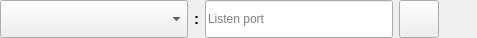
<?xml version="1.0" encoding="UTF-8"?>
<ui version="4.0">
 <class>NetworkSettingsWidget</class>
 <widget class="QWidget" name="NetworkSettingsWidget">
  <property name="geometry">
   <rect>
    <x>0</x>
    <y>0</y>
    <width>477</width>
    <height>38</height>
   </rect>
  </property>
  <property name="sizePolicy">
   <sizepolicy hsizetype="Minimum" vsizetype="Minimum">
    <horstretch>0</horstretch>
    <verstretch>0</verstretch>
   </sizepolicy>
  </property>
  <property name="windowTitle">
   <string>Form</string>
  </property>
  <layout class="QGridLayout" name="gridLayout_3">
   <property name="leftMargin">
    <number>0</number>
   </property>
   <property name="topMargin">
    <number>0</number>
   </property>
   <property name="rightMargin">
    <number>0</number>
   </property>
   <property name="bottomMargin">
    <number>0</number>
   </property>
   <item row="0" column="0">
    <layout class="QHBoxLayout" name="horizontalLayout_2">
     <property name="spacing">
      <number>6</number>
     </property>
     <item>
      <widget class="QStackedWidget" name="stackedWidget">
       <property name="sizePolicy">
        <sizepolicy hsizetype="Minimum" vsizetype="Minimum">
         <horstretch>0</horstretch>
         <verstretch>0</verstretch>
        </sizepolicy>
       </property>
       <property name="currentIndex">
        <number>0</number>
       </property>
       <widget class="QWidget" name="pageEdit">
        <property name="sizePolicy">
         <sizepolicy hsizetype="Minimum" vsizetype="Minimum">
          <horstretch>0</horstretch>
          <verstretch>0</verstretch>
         </sizepolicy>
        </property>
        <layout class="QHBoxLayout" name="horizontalLayout">
         <property name="leftMargin">
          <number>0</number>
         </property>
         <property name="topMargin">
          <number>0</number>
         </property>
         <property name="rightMargin">
          <number>0</number>
         </property>
         <property name="bottomMargin">
          <number>0</number>
         </property>
         <item>
          <widget class="QComboBox" name="comboBoxLocalAddress">
           <property name="sizePolicy">
            <sizepolicy hsizetype="MinimumExpanding" vsizetype="Minimum">
             <horstretch>0</horstretch>
             <verstretch>0</verstretch>
            </sizepolicy>
           </property>
           <property name="toolTip">
            <string>The selected address.</string>
           </property>
          </widget>
         </item>
         <item>
          <widget class="QLabel" name="label">
           <property name="sizePolicy">
            <sizepolicy hsizetype="Minimum" vsizetype="Minimum">
             <horstretch>0</horstretch>
             <verstretch>0</verstretch>
            </sizepolicy>
           </property>
           <property name="font">
            <font>
             <pointsize>11</pointsize>
             <weight>75</weight>
             <bold>true</bold>
            </font>
           </property>
           <property name="text">
            <string>:</string>
           </property>
          </widget>
         </item>
         <item>
          <widget class="QLineEdit" name="lineEditLocalPort">
           <property name="sizePolicy">
            <sizepolicy hsizetype="MinimumExpanding" vsizetype="Minimum">
             <horstretch>0</horstretch>
             <verstretch>0</verstretch>
            </sizepolicy>
           </property>
           <property name="toolTip">
            <string>The selected port.</string>
           </property>
           <property name="maxLength">
            <number>6</number>
           </property>
           <property name="placeholderText">
            <string>Listen port</string>
           </property>
          </widget>
         </item>
         <item>
          <widget class="QPushButton" name="pushButtonSave">
           <property name="sizePolicy">
            <sizepolicy hsizetype="Minimum" vsizetype="Minimum">
             <horstretch>0</horstretch>
             <verstretch>0</verstretch>
            </sizepolicy>
           </property>
           <property name="toolTip">
            <string>Edit network settings</string>
           </property>
           <property name="text">
            <string/>
           </property>
           <property name="icon">
            <iconset resource="../../../libres/resources/icons.qrc">
             <normaloff>:/icons/yes.svg</normaloff>:/icons/yes.svg</iconset>
           </property>
           <property name="checkable">
            <bool>false</bool>
           </property>
          </widget>
         </item>
        </layout>
       </widget>
       <widget class="QWidget" name="pageView">
        <property name="sizePolicy">
         <sizepolicy hsizetype="Minimum" vsizetype="Minimum">
          <horstretch>0</horstretch>
          <verstretch>0</verstretch>
         </sizepolicy>
        </property>
        <layout class="QGridLayout" name="gridLayout_2">
         <property name="leftMargin">
          <number>0</number>
         </property>
         <property name="topMargin">
          <number>0</number>
         </property>
         <property name="rightMargin">
          <number>0</number>
         </property>
         <property name="bottomMargin">
          <number>0</number>
         </property>
         <property name="spacing">
          <number>0</number>
         </property>
         <item row="0" column="0">
          <widget class="QPushButton" name="pushButtonEdit">
           <property name="sizePolicy">
            <sizepolicy hsizetype="Minimum" vsizetype="Minimum">
             <horstretch>0</horstretch>
             <verstretch>0</verstretch>
            </sizepolicy>
           </property>
           <property name="text">
            <string>N/A</string>
           </property>
          </widget>
         </item>
        </layout>
       </widget>
      </widget>
     </item>
     <item>
      <widget class="LightWidget" name="widgetStatus" native="true">
       <property name="sizePolicy">
        <sizepolicy hsizetype="Minimum" vsizetype="Minimum">
         <horstretch>0</horstretch>
         <verstretch>0</verstretch>
        </sizepolicy>
       </property>
       <property name="minimumSize">
        <size>
         <width>32</width>
         <height>32</height>
        </size>
       </property>
       <property name="toolTip">
        <string>Validity of port. Green means OK.</string>
       </property>
      </widget>
     </item>
    </layout>
   </item>
  </layout>
 </widget>
 <customwidgets>
  <customwidget>
   <class>LightWidget</class>
   <extends>QWidget</extends>
   <header location="global">widgets/LightWidget.hpp</header>
   <container>1</container>
  </customwidget>
 </customwidgets>
 <resources>
  <include location="../../../libres/resources/icons.qrc"/>
 </resources>
 <connections/>
</ui>
